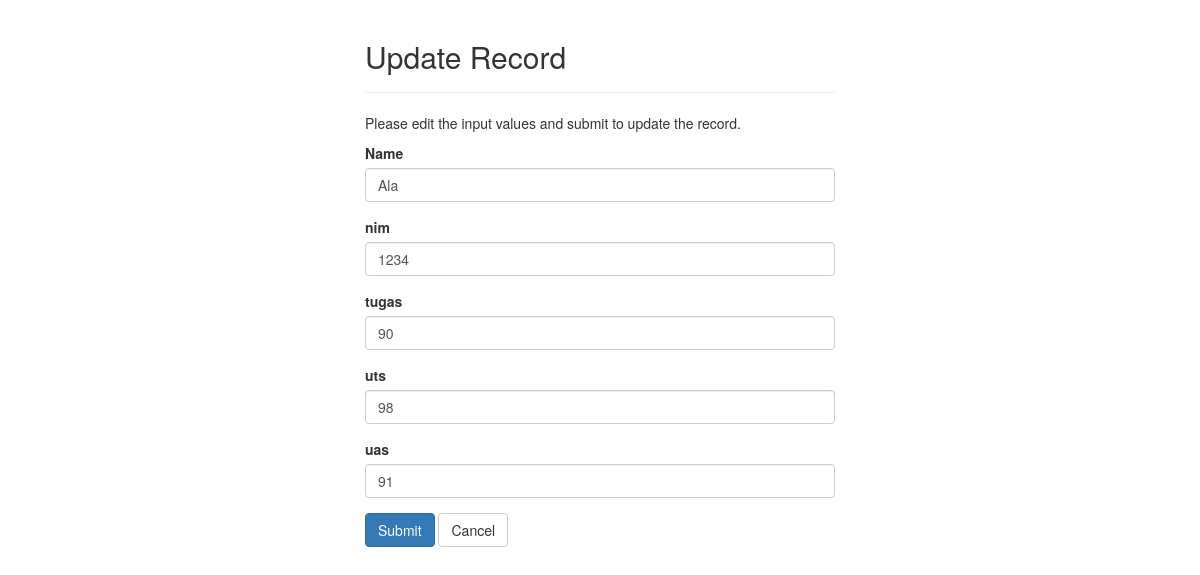
Page /update.php?id=1 on the committed database.
### tables this page shows
CREATE TABLE `mahasiswa` (
  `id` int(11) NOT NULL,
  `name` varchar(20) NOT NULL,
  `nim` int(5) NOT NULL,
  `tugas` int(5) NOT NULL,
  `uts` int(5) NOT NULL,
  `uas` int(5) NOT NULL
);

### update.php (the view, shortened to what this page needs)
<?php
require_once "config.php";
$name = $nim = $tugas = $uts = $uas = "";
$name_err = $nim_err = $tugas_err = $uts_err = $uas_err = "";
if(isset($_POST["id"]) && !empty($_POST["id"])){
    $id = $_POST["id"];
    $input_name = trim($_POST["name"]);
    if (empty($input_name)) {
        $name_err = "Please enter a name.";
    } elseif(!filter_var($input_name, FILTER_VALIDATE_REGEXP, array("options"=>array("regexp"=>"/^[a-zA-Z\s]+$/")))){
        $name_err = "Please enter a valid name.";
    }else{
        $name = $input_name;
    }
    $input_nim = trim($_POST["nim"]);
    if (empty($input_nim)){
        $nim_err = "Please enter the nim amount.";
    } elseif(!ctype_digit($input_nim)){
        $nim_err = "Please enter a positive integer value.";
    }else{
        $nim = $input_nim;
    }
    $input_tugas = trim($_POST["tugas"]);
    if (empty($input_tugas)){
        $tugas_err = "Please enter the tugas amount.";
    } elseif(!ctype_digit($input_tugas)){
        $tugas_err = "Please enter a positive integer value.";
    }else{
        $tugas = $input_tugas;
    }
    $input_uts = trim($_POST["uts"]);
    if (empty($input_uts)){
        $uts_err = "Please enter the uts amount.";
    } elseif(!ctype_digit($input_uts)){
        $uts_err = "Please enter a positive integer value.";
    }else{
        $uts = $input_uts;
    }
    $input_uas = trim($_POST["uas"]);
    if (empty($input_uas)){
        $uas_err = "Please enter the uas amount.";
    } elseif(!ctype_digit($input_uas)){
        $uas_err = "Please enter a positive integer value.";
    }else{
        $uas = $input_uas;
    }
    if (empty($name_err) && empty($nim_err) && empty($tugas_err) && empty($uts_err) && empty($uas_err)){
        $sql = "UPDATE mahasiswa SET name=?, nim=?, tugas=?, uts=?, uas=? WHERE id=?";
        if($stmt = mysqli_prepare($link, $sql)){
            mysqli_stmt_bind_param($stmt, "sssssi", $param_name, $param_nim, $param_tugas, $param_uts, $param_uas, $param_id);
            $param_name = $name;
            $param_nim = $nim;
            $param_tugas = $tugas;
            $param_uts = $uts;
            $param_uas = $uas;
            $param_id = $id;
            if(mysqli_stmt_execute($stmt)){
                header("location: index.php");
                exit();
            }else{
                echo "Something went wrong. Please try again later.";
            }
        }
        mysqli_stmt_close($stmt);
    }
    mysqli_close($link);
}else{
    if(isset($_GET["id"]) && !empty(trim($_GET["id"]))){
        $sql = "SELECT * FROM mahasiswa WHERE id = ?";
        if($stmt = mysqli_prepare($link, $sql)){
            mysqli_stmt_bind_param($stmt, "i", $param_id);
            if(mysqli_stmt_execute($stmt)){
                $result = mysqli_stmt_get_result($stmt);
                if(mysqli_num_rows($result) == 1) {
                    $row = mysqli_fetch_array($result, MYSQLI_ASSOC);
                    $name = $row["name"];
                    $nim = $row["nim"];
                    $tugas = $row["tugas"];
                    $uts = $row["uts"];
                    $uas = $row["uas"];
                }else{
                header("location: error.php");
                exit();
                }
            } else{
                echo "Oops! Something went wrong. Please try again later.";
            }
        }
        }else{
        header("location: error.php");
        exit();
    }
}
?>
<!DOCTYPE html>
<html lang="en">
<head>
    <link rel="stylesheet" href="https://maxcdn.bootstrapcdn.com/bootstrap/3.3.7/css/bootstrap.css">
</head>
<body>
    <div class="wrapper">
        <div class="container-fluid">
            <div class="row">
                <div class="col-md-12">
                    <div class="page-header">
                        <h2>Update Record</h2>
                    </div>
                    <p>Please edit the input values and submit to update the record.</p>
                    <form action="<?php echo htmlspecialchars(basename($_SERVER['REQUEST_URI'])); ?>" method="post">
                        <div class="form-group <?php echo (!empty($name_err)) ? 'has-error' : ''; ?>">
                            <label>Name</label>
                            <input type="text" name="name" class="form-control" value="<?php echo $name; ?>">
                        </div>
                        <div class="form-group <?php echo (!empty($nim_err)) ? 'has-error' : ''; ?>">
                            <label>nim</label>
                            <input type="text" name="nim" class="form-control" value="<?php echo $nim; ?>">
                        </div>
                        <div class="form-group <?php echo (!empty($tugas_err)) ? 'has-error' : ''; ?>">
                            <label>tugas</label>
                            <input type="text" name="tugas" class="form-control" value="<?php echo $tugas; ?>">
                        </div>
                        <div class="form-group <?php echo (!empty($uts_err)) ? 'has-error' : ''; ?>">
                            <label>uts</label>
                            <input type="text" name="uts" class="form-control" value="<?php echo $uts; ?>">
                        </div>
                        <div class="form-group <?php echo (!empty($uas_err)) ? 'has-error' : ''; ?>">
                            <label>uas</label>
                            <input type="text" name="uas" class="form-control" value="<?php echo $uas; ?>">
                        </div>
                        <input type="submit" class="btn btn-primary" value="Submit">
                        <a href="index.php" class="btn btn-default">Cancel</a>
                    </form>
                </div>
            </div>
        </div>
    </div>
</body>
</html>

### update.php (style rules this page uses)
.wrapper { width: 500px; margin: 0 auto; }

### rows in the picture
mahasiswa: name "Ala", nim "1234", tugas "90", uts "98", uas "91"
